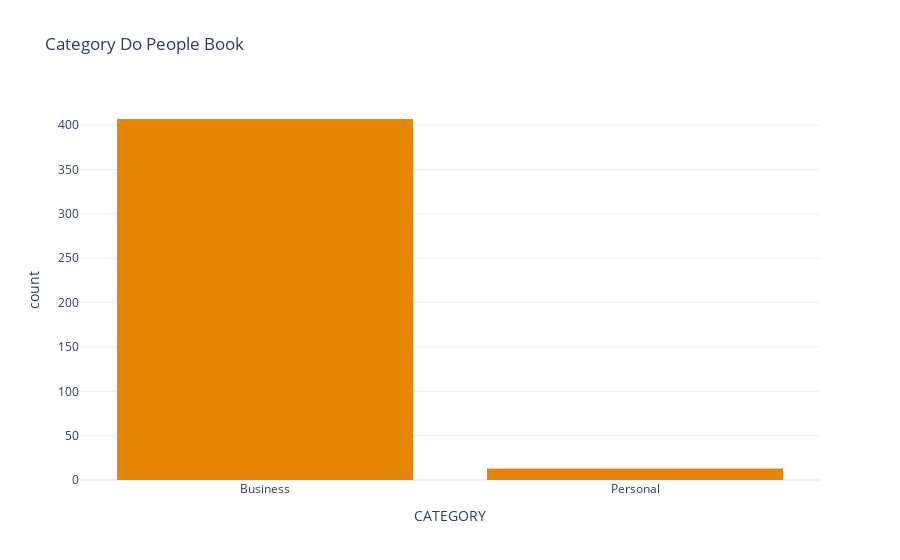

The cell this chart's notebook holds for it:
### Markdown cell above
Ans1. In which category do people book the most uber rides.

### Code cell
fig=px.histogram(data, x='CATEGORY', title='Category Do People Book', color_discrete_sequence=px.colors.qualitative.Vivid)
fig.show()

### Figure 1 — Plotly figure (JSON) as saved in the notebook; plotly's stock layout.template omitted (floating-point values rounded to 4 significant figures; data arrays with more than 128 entries replaced by an {"elided": "..."} marker saying what was removed)
{"data": [{"bingroup": "x", "hovertemplate": "CATEGORY=%{x}<br>count=%{y}<extra></extra>", "legendgroup": "", "marker": {"color": "rgb(229, 134, 6)", "pattern": {"shape": ""}}, "name": "", "orientation": "v", "showlegend": false, "type": "histogram", "x": {"elided": "420 str values"}, "xaxis": "x", "yaxis": "y"}], "layout": {"barmode": "relative", "legend": {"tracegroupgap": 0}, "title": {"text": "Category Do People Book"}, "xaxis": {"anchor": "y", "domain": [0, 1], "title": {"text": "CATEGORY"}}, "yaxis": {"anchor": "x", "domain": [0, 1], "title": {"text": "count"}}}}
